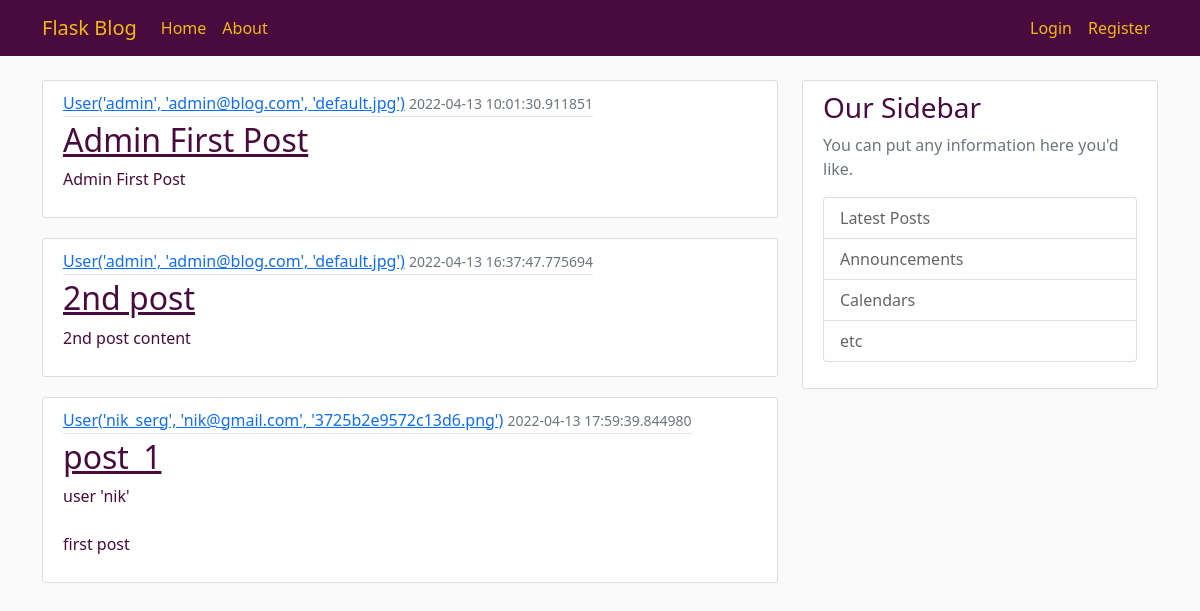
Page /home on the earlier database version.
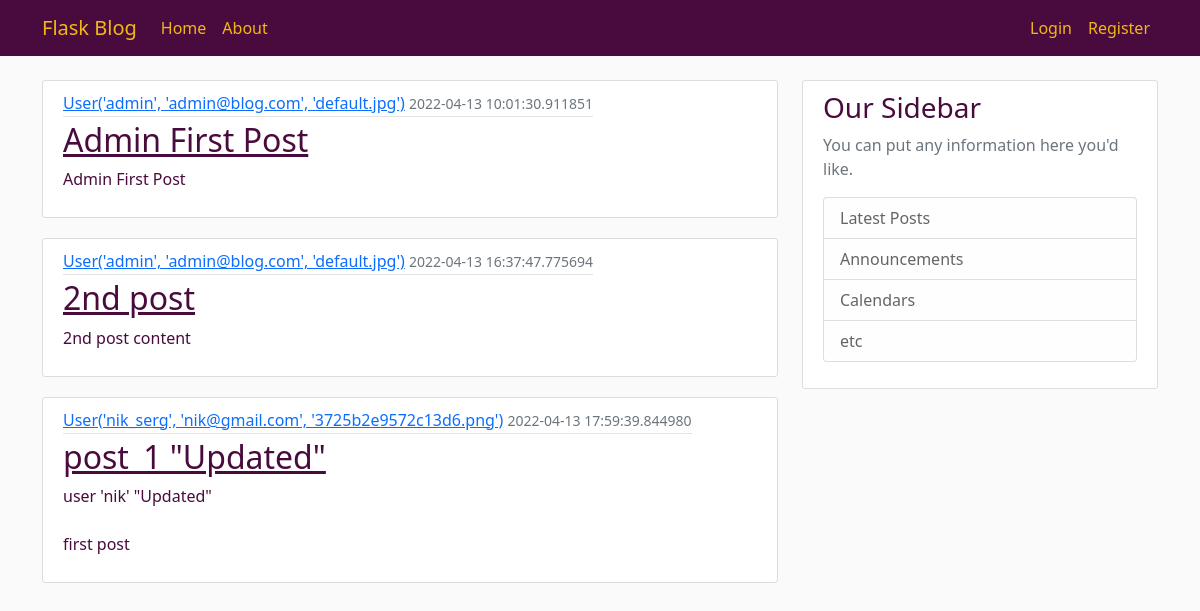
Same page on the later database version.
### flaskblog/models.py (models this page shows, shortened)
class Post(db.Model):
    id = db.Column(db.Integer, primary_key=True)
    title = db.Column(db.String(100), nullable=False)
    date_posted = db.Column(db.DateTime, nullable=False, default=datetime.utcnow)
    content = db.Column(db.Text, nullable=False)
    user_id = db.Column(db.Integer, db.ForeignKey('user.id'), nullable=False)

class User(db.Model, UserMixin):
    id = db.Column(db.Integer, primary_key=True)
    username = db.Column(db.String(20), unique=True, nullable=False)
    email = db.Column(db.String(120), unique=True, nullable=False)
    image_file = db.Column(db.String(20), nullable=False, default='default.jpg')
    password = db.Column(db.String(60), nullable=False)
    posts = db.relationship('Post', backref='author', lazy=True)
    def __repr__(self):
        return f"User('{self.username}', '{self.email}', '{self.image_file}')"

### flaskblog/routes.py (the view)
@app.route("/")
@app.route("/home")
def home():
    posts = Post.query.all()
    return render_template('home.html', posts=posts)

### flaskblog/templates/home.html
{% extends "layout.html" %}
{% block content %}
{% for post in posts %}
<article class="media content-section">
    <div class="media-body">
        <div class="article-metadata">
            <a class="mr-2" href="#">{{ post.author }}</a>
            <small class="text-muted">{{ post.date_posted }}</small>
        </div>
        <h2><a class="article-title" href="#">{{ post.title }}</a></h2>
        <p class="article-content">{{ post.content }}</p>
    </div>
</article>
{% endfor %}
{% endblock content%}

Differences in the rows shown:
changed Post "User('nik_serg', 'nik@gmail.com', '3725b2e9572c13d6.png')": title "post_1" → "post_1 \"Updated\""; content "user 'nik' first post" → "user 'nik' \"Updated\" first post"
